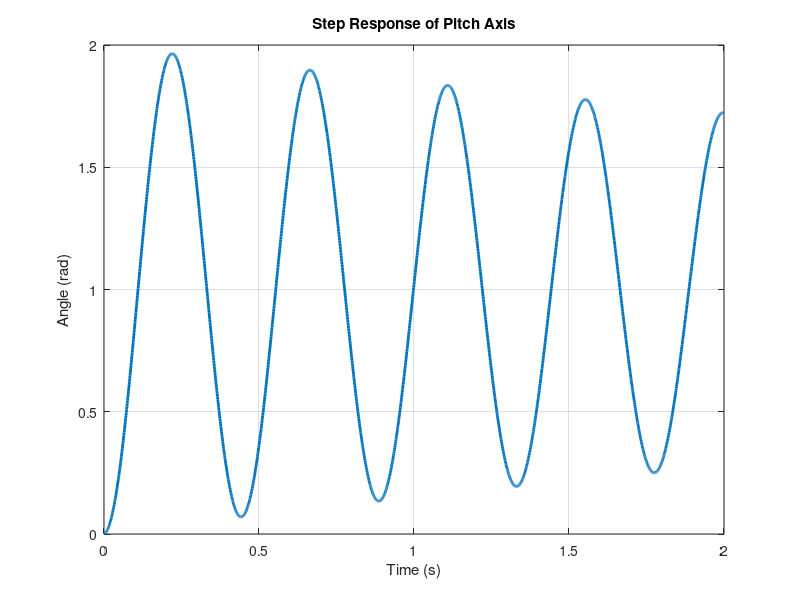

The MATLAB script that drew this image:
% MSG-600 Stabilization Loop Simulation
% Copyright (c) 2026 GimbalSystems
% 
% Simple 1-DoF plant model to tune PID gains before deployment.

clear; clc;

% System Parameters
J = 0.005; % Inertia (kg*m^2)
B = 0.001; % Damping
K_motor = 0.08; % Torque constant

% PID Gains (Initial Guess)
Kp = 12.5;
Ki = 0.05;
Kd = 0.008;

% Simulation Loop
dt = 0.001; % 1kHz loop
T_sim = 2.0;
N = T_sim/dt;

ref = 1.0; % Target angle (rad)
theta = 0;
omega = 0;
integral = 0;
prev_err = 0;

time = 0:dt:T_sim-dt;
response = zeros(1, N);

for i = 1:N
    % Feedback
    error = ref - theta;
    integral = integral + error*dt;
    derivative = (error - prev_err)/dt;
    
    % PID Output (Torque)
    u = Kp*error + Ki*integral + Kd*derivative;
    
    % Plant Dynamics
    alpha = (K_motor*u - B*omega)/J;
    omega = omega + alpha*dt;
    theta = theta + omega*dt;
    
    response(i) = theta;
    prev_err = error;
end

plot(time, response, 'LineWidth', 2);
title('Step Response of Pitch Axis');
xlabel('Time (s)');
ylabel('Angle (rad)');
grid on;

fprintf('Steady State Error: %.5f\n', ref - theta);

% Note: For full 3-axis coupling simulation with gimbal lock prevention,
% please use the Simulink models provided in the TwinsGlow SDK.
